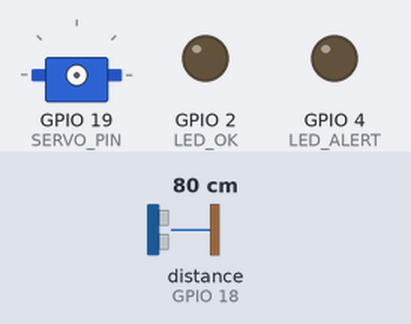
Bench run of a sketch on a simulated ESP32. On the bench: servo, output pins drawn as LEDs (lit = HIGH). Wiring (inferred from the names in the program): ultrasonic range finder: trigger GPIO 5; echo GPIO 18. The test bench sets the inputs (shaded band); at power-on: distance to the obstacle (sensor on GPIO 18) 80 cm. The echo pulse lasts 58.3 µs per cm; WiFi joins after 1.5 s; servers stay silent unless stated; no MQTT or app messages arrive unless stated; not simulated (calls return 0 or success): secrets.h; names the files do not define were given values by the test bench: MQTT_PORT = 1883; pins used as bus, display or sensor lines are not drawn; what the sketch prints to the serial monitor is not drawn.

Above: at 0.0 s.
At 3.7 s:
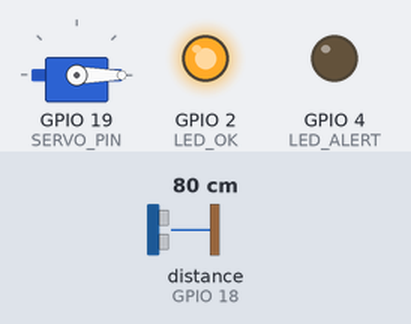
3.8 s: distance to the obstacle (sensor on GPIO 18) set to 22 cm
5.7 s: distance to the obstacle (sensor on GPIO 18) set to 19 cm
At 6.9 s:
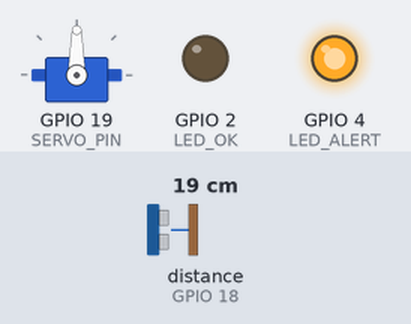
Timing chart, 0 to 8.7 s (numbered marks = the images above; inputs shaded):
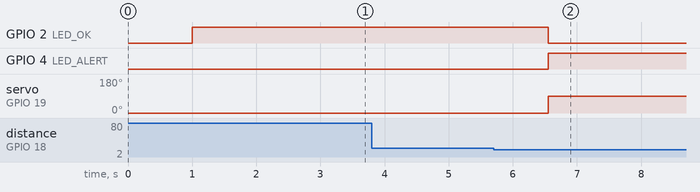

Measured:
- the behaviour switches between 21 and 20 cm on distance to the obstacle (sensor on GPIO 18) (found by bisection; images 1 and 2)
- after the input at 3.8 s, every drawn part: stays the same
- after the input at 5.7 s, GPIO 2 (LED_OK): HIGH → LOW after 0.86 s; GPIO 4 (LED_ALERT): LOW → HIGH after 0.86 s; servo on GPIO 19 (SERVO_PIN): 0° → 90° after 0.86 s

The sketch:

esp32_mqtt_client.ino
```cpp
#include <WiFi.h>
#include <PubSubClient.h>
#include <ESP32Servo.h>
#include <ArduinoJson.h>
#include "secrets.h"

namespace {
constexpr unsigned long MEASURE_INTERVAL_MS = 2000;
constexpr unsigned long MQTT_RETRY_MS = 5000;
constexpr unsigned long EDGE_OVERRIDE_TIMEOUT_MS = 15000;
constexpr float FLOOD_THRESHOLD_CM = 20.0f;
constexpr float HYSTERESIS_CM = 4.0f;

constexpr uint8_t TRIG_PIN = 5;
constexpr uint8_t ECHO_PIN = 18;
constexpr uint8_t SERVO_PIN = 19;
constexpr uint8_t LED_OK = 2;
constexpr uint8_t LED_ALERT = 4;

const char* DEVICE_ID = "ESP32_AquaDivert_01";
const char* MQTT_TOPIC_PUB = "aquasensor/data";
const char* MQTT_TOPIC_CMD = "aquasensor/command";
constexpr float GPS_LAT = -29.8587f;
constexpr float GPS_LON = 31.0218f;
}

WiFiClient wifiClient;
PubSubClient mqttClient(wifiClient);
Servo gateServo;

float waterLevelCm = 400.0f;
float batteryLevel = 95.0f;
float blockageIndex = 0.0f;
bool gateDeployed = false;
bool edgeOverride = false;
unsigned long lastMeasureAt = 0;
unsigned long lastEdgeCommandAt = 0;

float clampFloat(float value, float minimum, float maximum) {
  if (value < minimum) return minimum;
  if (value > maximum) return maximum;
  return value;
}

void onMessage(char* topic, byte* payload, unsigned int length) {
  String message;
  for (unsigned int index = 0; index < length; index++) {
    message += (char)payload[index];
  }

  StaticJsonDocument<128> doc;
  if (deserializeJson(doc, message) != DeserializationError::Ok) {
    return;
  }

  if (String(topic) == MQTT_TOPIC_CMD && doc["command"] == "valve") {
    const bool openValve = doc["open"] | false;
    edgeOverride = true;
    lastEdgeCommandAt = millis();

    if (openValve && !gateDeployed) {
      gateServo.write(90);
      gateDeployed = true;
      Serial.println("[CMD] Edge -> GATE OPEN");
    } else if (!openValve && gateDeployed) {
      gateServo.write(0);
      gateDeployed = false;
      Serial.println("[CMD] Edge -> GATE CLOSED");
    }
  }
}

void connectWiFi() {
  if (WiFi.status() == WL_CONNECTED) {
    return;
  }

  WiFi.mode(WIFI_STA);
  WiFi.begin(WIFI_SSID, WIFI_PASSWORD);

  Serial.print("Connecting to Wi-Fi");
  int retries = 0;
  while (WiFi.status() != WL_CONNECTED && retries < 40) {
    delay(500);
    Serial.print('.');
    retries++;
  }

  if (WiFi.status() == WL_CONNECTED) {
    Serial.print("\nWi-Fi connected: ");
    Serial.println(WiFi.localIP());
  } else {
    Serial.println("\nWi-Fi connection failed. Restarting...");
    ESP.restart();
  }
}

void reconnectMQTT() {
  while (!mqttClient.connected()) {
    connectWiFi();
    Serial.print("MQTT reconnect...");

    if (mqttClient.connect(MQTT_CLIENT_ID, MQTT_USERNAME, MQTT_PASSWORD)) {
      mqttClient.subscribe(MQTT_TOPIC_CMD);
      Serial.println(" connected");
      return;
    }

    Serial.printf(" failed rc=%d\n", mqttClient.state());
    delay(MQTT_RETRY_MS);
  }
}

void readWaterLevel() {
  digitalWrite(TRIG_PIN, LOW);
  delayMicroseconds(2);
  digitalWrite(TRIG_PIN, HIGH);
  delayMicroseconds(10);
  digitalWrite(TRIG_PIN, LOW);

  long duration = pulseIn(ECHO_PIN, HIGH, 50000);
  waterLevelCm = duration == 0 ? 400.0f : duration * 0.034f / 2.0f;
  if (waterLevelCm > 400.0f || waterLevelCm < 2.0f) {
    waterLevelCm = 400.0f;
  }
}

bool isEdgeOverrideActive() {
  if (edgeOverride && (millis() - lastEdgeCommandAt) >= EDGE_OVERRIDE_TIMEOUT_MS) {
    edgeOverride = false;
  }
  return edgeOverride;
}

void localFloodControl() {
  if (isEdgeOverrideActive()) {
    return;
  }

  const bool floodDetected = waterLevelCm < FLOOD_THRESHOLD_CM;
  if (floodDetected && !gateDeployed) {
    gateServo.write(90);
    gateDeployed = true;
    Serial.println("[LOCAL] Flood detected -> gate open");
  } else if (!floodDetected && gateDeployed && waterLevelCm > (FLOOD_THRESHOLD_CM + HYSTERESIS_CM)) {
    gateServo.write(0);
    gateDeployed = false;
    Serial.println("[LOCAL] Water receded -> gate closed");
  }
}

void publishData() {
  if (!mqttClient.connected()) {
    return;
  }

  blockageIndex = clampFloat((FLOOD_THRESHOLD_CM + HYSTERESIS_CM - waterLevelCm) / (FLOOD_THRESHOLD_CM + HYSTERESIS_CM), 0.0f, 1.0f);

  StaticJsonDocument<256> doc;
  doc["deviceID"] = DEVICE_ID;
  doc["batteryLevel"] = roundf(batteryLevel * 10.0f) / 10.0f;
  doc["gpsLat"] = GPS_LAT;
  doc["gpsLon"] = GPS_LON;
  doc["waterLevel_cm"] = roundf(waterLevelCm * 10.0f) / 10.0f;
  doc["blockageIndex"] = roundf(blockageIndex * 100.0f) / 100.0f;
  doc["gatePosition"] = gateDeployed ? 90 : 0;
  doc["timestamp"] = millis() / 1000;

  String payload;
  serializeJson(doc, payload);
  mqttClient.publish(MQTT_TOPIC_PUB, payload.c_str(), false);
}

void setup() {
  Serial.begin(115200);
  delay(1000);
  Serial.println("AquaDivert ESP32 live sensor mode");

  pinMode(TRIG_PIN, OUTPUT);
  pinMode(ECHO_PIN, INPUT);
  pinMode(LED_OK, OUTPUT);
  pinMode(LED_ALERT, OUTPUT);
  digitalWrite(LED_OK, HIGH);
  digitalWrite(LED_ALERT, LOW);

  gateServo.attach(SERVO_PIN);
  gateServo.write(0);

  mqttClient.setServer(MQTT_HOST, MQTT_PORT);
  mqttClient.setCallback(onMessage);

  connectWiFi();
  reconnectMQTT();
}

void loop() {
  if (!mqttClient.connected()) {
    reconnectMQTT();
  }

  mqttClient.loop();

  if (millis() - lastMeasureAt >= MEASURE_INTERVAL_MS) {
    lastMeasureAt = millis();
    readWaterLevel();
    localFloodControl();

    const bool alert = waterLevelCm < FLOOD_THRESHOLD_CM;
    digitalWrite(LED_ALERT, alert ? HIGH : LOW);
    digitalWrite(LED_OK, alert ? LOW : HIGH);

    publishData();

    batteryLevel -= 0.01f;
    if (batteryLevel < 5.0f) {
      batteryLevel = 100.0f;
    }

    Serial.printf("Water distance: %.1f cm | Gate: %s | Battery: %.0f%%\n",
                  waterLevelCm,
                  gateDeployed ? "OPEN" : "CLOSED",
                  batteryLevel);
  }
}
```
